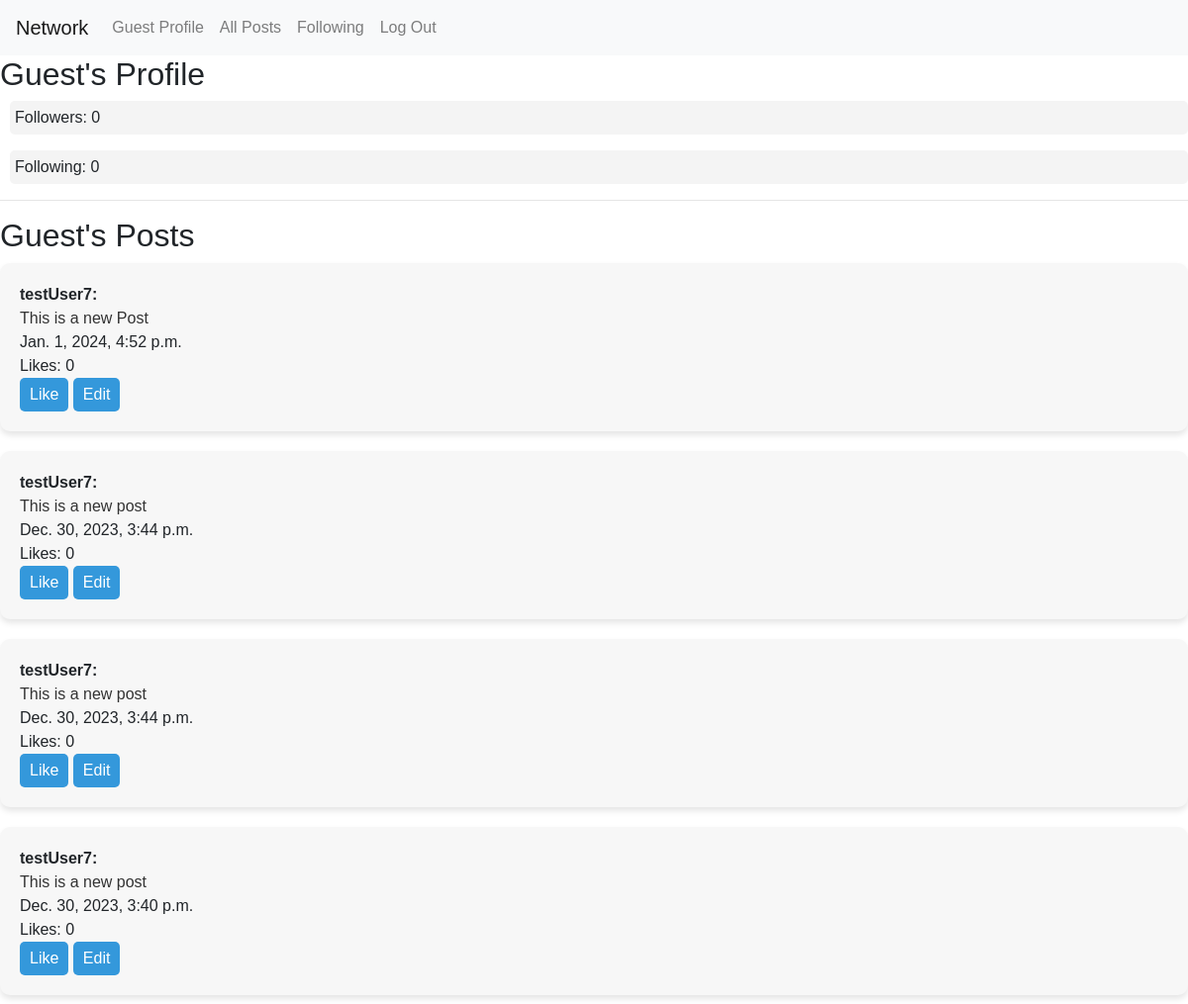
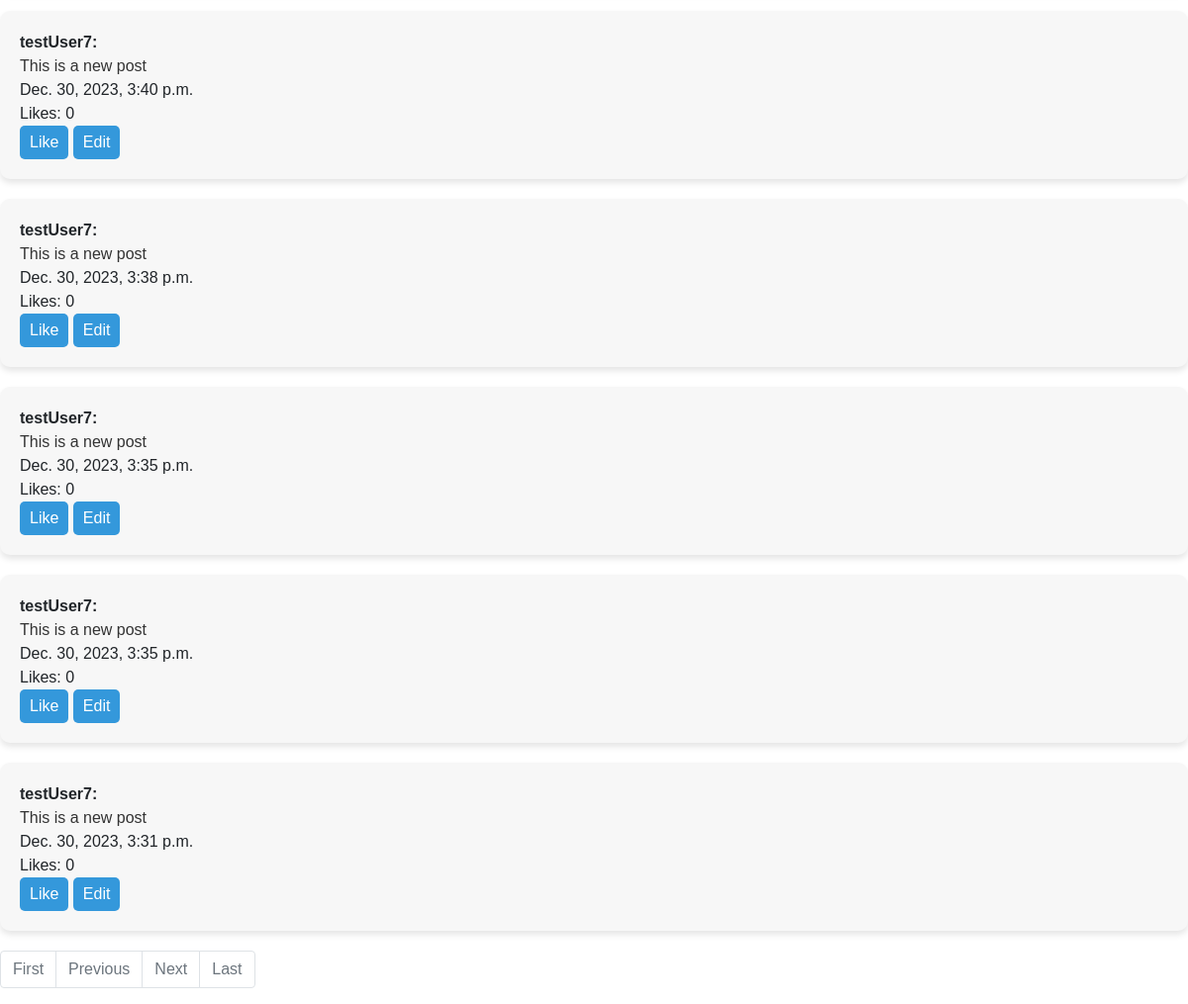
The app's page /network/profile/testUser7/ (signed in) with its own data (2 pictures, top to bottom).
### network/models.py (models this page shows, shortened)
class New_Post(models.Model):
    user = models.ForeignKey(settings.AUTH_USER_MODEL, on_delete=models.CASCADE, related_name="posts")
    content = models.TextField(max_length=500)
    timestamp = models.DateTimeField(auto_now_add=True)
    likes = models.ManyToManyField(settings.AUTH_USER_MODEL, related_name='liked_posts', blank=True)
    @property
    def num_likes(self):
        return self.likes.count()

### network/views.py (the view)
# urls.py: path('profile/<str:username>/', views.profile, name='profile'),
def profile(request, username):
    User = get_user_model()
    user = get_object_or_404(User, username=username)
    user_profile, created = UserProfile.objects.get_or_create(user=user)
    posts = New_Post.objects.filter(user=user).order_by('-timestamp')
    page_obj = paginate_posts(request, posts)
    is_following = False
    if request.user.is_authenticated:
        logged_in_user_profile, created = UserProfile.objects.get_or_create(user=request.user)
        is_following = logged_in_user_profile.following.filter(id=user_profile.id).exists()
    context = {
        'profile_user': user,
        'is_following': is_following,
        'followers_count': user_profile.followers.count(),
        'following_count': user_profile.following.count(),
        'page_obj': page_obj
    }
    return render(request, 'network/profile.html', context)

### network/util.py (called while the page is built)
def paginate_posts(request, queryset, posts_per_page=10):
    paginator = Paginator(queryset, posts_per_page)
    page_number = request.GET.get('page')
    try:
        page_obj = paginator.get_page(page_number)
    except EmptyPage:
        page_obj = paginator.get_page(paginator.num_pages)
    return page_obj

### network/templates/network/profile.html (shortened to what this page needs)
{% extends "network/layout.html" %}
{% load static %}
{% block body %}
<div class="profile">
    <h2>
        {% if request.session.is_guest %}
        Guest's Profile
        {% else %}
        {{ profile_user.username }}'s Profile
        {% endif %}
    </h2>
    <p id="followers-count">Followers: {{ followers_count }}</p>
    <p id="following-count">Following: {{ following_count }}</p>
</div>
<hr>
<div>
    <h2>
        {% if request.session.is_guest %}
        Guest's Posts
        {% else %}
        {{ profile_user.username }}'s Posts
        {% endif %}
    </h2>
    {% for post in page_obj %}
    <div class="post" data-post-id="{{ post.id }}">
        <strong>{{ post.user.username }}: </strong>
        <div class="post-content">{{ post.content }}</div>
        {{ post.timestamp }}<br>
        <span id="like-count-{{ post.id }}" class="like-count">Likes: {{ post.num_likes }}</span><br>
        <button class="like-button" data-post-id="{{ post.id }}">
            {% if user in post.likes.all %}
                Unlike
            {% else %}
                Like
            {% endif %}
        </button>
        {% if post.user == user %}
        <button class="edit-button">Edit</button>
        {% endif %}
    </div>
    {% endfor %}
    {% include 'network/pagination.html' %}
</div>
{% endblock %}

### network/static/network/styles.css (style rules this page uses)
html, body { background-color: white; width: 100%; font-family: sans-serif; }
p { font-family: sans-serif; font-size: 16px; margin-left: 10px; background-color: #f4f4f4 }
p { border-radius: 5px; padding: 5px; }
.post { background-color: #f7f7f7; border-radius: 10px; box-shadow: 0 4px 6px rgba(0, 0, 0, 0.1); padding: 20px; width: 100%; margin-bottom: 20px; }
button { background-color: #3498db; color: white; border: none; padding: 5px 10px; border-radius: 5px; cursor: pointer; transition: background-color 0.3s ease; }
.post-content { font-size: 16px; color: #333; }

### records on screen
New_Post: user.username "testUser7", content "This is a new Post", timestamp "Jan. 1, 2024, 4:52 p.m.", num_likes "0", shows "Like", shows "Edit"
New_Post: user.username "testUser7", content "This is a new post", timestamp "Dec. 30, 2023, 3:44 p.m.", num_likes "0", shows "Like", shows "Edit"
New_Post: user.username "testUser7", content "This is a new post", timestamp "Dec. 30, 2023, 3:44 p.m.", num_likes "0", shows "Like", shows "Edit"
New_Post: user.username "testUser7", content "This is a new post", timestamp "Dec. 30, 2023, 3:40 p.m.", num_likes "0", shows "Like", shows "Edit"
New_Post: user.username "testUser7", content "This is a new post", timestamp "Dec. 30, 2023, 3:40 p.m.", num_likes "0", shows "Like", shows "Edit"
New_Post: user.username "testUser7", content "This is a new post", timestamp "Dec. 30, 2023, 3:38 p.m.", num_likes "0", shows "Like", shows "Edit"
New_Post: user.username "testUser7", content "This is a new post", timestamp "Dec. 30, 2023, 3:35 p.m.", num_likes "0", shows "Like", shows "Edit"
New_Post: user.username "testUser7", content "This is a new post", timestamp "Dec. 30, 2023, 3:35 p.m.", num_likes "0", shows "Like", shows "Edit"
New_Post: user.username "testUser7", content "This is a new post", timestamp "Dec. 30, 2023, 3:31 p.m.", num_likes "0", shows "Like", shows "Edit"

### other values on screen
{{ followers_count }} "0"
{{ following_count }} "0"
